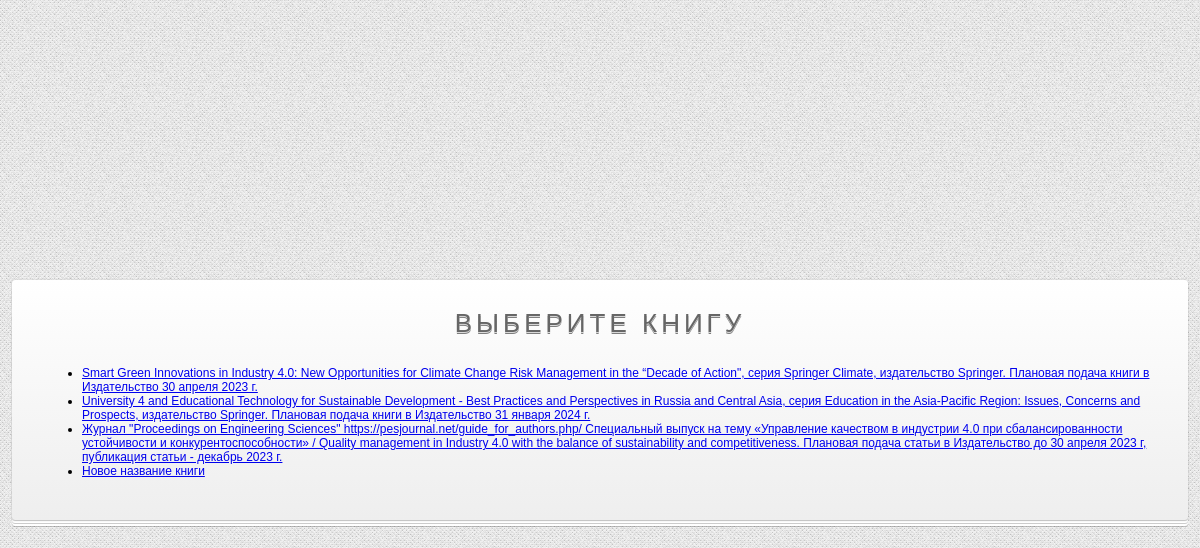
The page / on the database its author committed.
### authorsdatasend/models.py (models this page shows)
class Books(db.Model):
    id = db.Column(db.Integer, primary_key=True)
    Title =  db.Column(db.Text, nullable=False)
    allowRegistration =  db.Column(db.Integer, nullable=False, default=1)

### authorsdatasend/views.py (the view)
@app.route('/')
def books():
    books = Books.query.order_by(Books.Title).filter(Books.allowRegistration == 1).all()
    return render_template('pages/books/books.html', title='Книги', books=books)

### authorsdatasend/templates/pages/books/books.html
{% extends "index.html" %}
{% block content %}
<div class="container">
    <div class="grid">
        <div class="card card_centred">
            <h1>Выберите книгу</h1>
            <ul>
                {%for book in books%}
                <li> <a href="{{url_for('chapters',book_id=book.id)}}">{{book.Title}}</li>
                {%endfor%}
            </ul>
        </div>
    </div>
</div>
{% endblock content %}

### authorsdatasend/static/style.css (style rules this page uses)
html, body { height: 90%; }
body { font: 12px 'Lucida Sans Unicode', 'Trebuchet MS', Arial, Helvetica; margin: 0; background: url(images/bg.png) repeat; min-height: 100vh; }
.container { max-width: 1200px; height: 100%; margin: 0 auto; padding: 0 1em; }
.card { background-color: #fff; background-image: -webkit-gradient(linear, left top, left bottom, from(#fff), to(#eee)); background-image: -webkit-linear-gradient(top, #fff, #eee); background-image: -moz-linear-gradient(top, #fff, #eee); background-image: -ms-linear-gradient(top, #fff, #eee); background-image: -o-linear-gradient(top, #fff, #eee); background-image: linear-gradient(top, #fff, #eee); padding: 30px; -moz-border-radius: 3px; -webkit-border-radius: 3px; border-radius: 3px; -webkit-box-shadow: 0 0 2px rgba(0, 0, 0, 0.2), 0 1px 1px rgba(0, 0, 0, .2), 0 3px 0 #fff, 0 4px 0 rgba(0, 0, 0, .2), 0 6px 0 #fff, 0 7px 0 rgba(0, 0, 0, .2); -moz-box-shadow: 0 0 2px rgba(0, 0, 0, 0.2), 1px 1px 0 rgba(0, 0, 0, .1), 3px 3px 0 rgba(255, 255, 255, 1), 4px 4px 0 rgba(0, 0, 0, .1), 6px 6px 0 rgba(255, 255, 255, 1), 7px 7px 0 rgba(0, 0, 0, .1); box-shadow: 0 0 2px rgba(0, 0, 0, 0.2), 0 1px 1px rgba(0, 0, 0, .2), 0 3px 0 #fff, 0 4px 0 rgba(0, 0, 0, .2), 0 6px 0 #fff, 0 7px 0 rgba(0, 0, 0, .2); }
.grid { position: relative; height: 100%; }
.card_centred { position: absolute; inset: 0; height: max-content; margin: auto; }
h1 { text-shadow: 0 1px 0 rgba(255, 255, 255, .7), 0px 2px 0 rgba(0, 0, 0, .5); text-transform: uppercase; text-align: center; color: #666; margin: 0 0 30px 0; letter-spacing: 4px; font: normal 26px/1 Verdana, Helvetica; position: relative; }

### rows shown on the page
Books: Title "Smart Green Innovations in Industry 4.0: New Opportunities for Climate Change Risk Management in the “Decade of Action\", серия Springer Climate, издательство Springer. Плановая подача книги в Издательство 30 апреля 2023 г."
Books: Title "University 4 and Educational Technology for Sustainable Development - Best Practices and Perspectives in Russia and Central Asia, серия Education in the Asia-Pacific Region: Issues, Concerns and Prospects, издательство Springer. Плановая подача книги в Издательство 31 января 2024 г."
Books: Title "Журнал \"Proceedings on Engineering Sciences\" https://pesjournal.net/guide_for_authors.php/ Специальный выпуск на тему «Управление качеством в индустрии 4.0 при сбалансированности устойчивости и конкурентоспособности» / Quality management in Industry 4.0 with the balance of sustainability and competitiveness. Плановая подача статьи в Издательство до 30 апреля 2023 г, публикация статьи - декабрь 2023 г."
Books: Title "Новое название книги"
